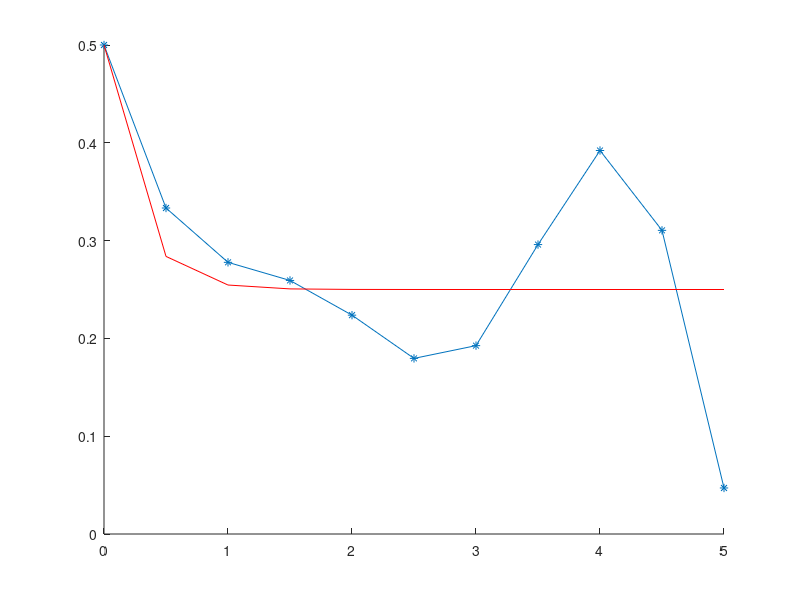

Recreate this plot in MATLAB. (Note: this script raises an error after producing the figure.)
clearvars
clc
a = 0; %starting point
b = 5; %end point
h = 0.5; %step size
N = (b-a)/h;
t = a:h:b;

y = zeros(size(t));
ytemp_all = zeros(size(t));
ytemp_all(1) = 1;
y(1) = 0.5; %initial condition

f=@(t,y) -4*y +1;

for i = 2:N+1
    if i < 5 %<= 4
        K1 = f(t(i-1),y(i-1));
        K2 = f(t(i-1)+ .5*h,y(i-1)+.5*h*K1);
        K3 = f(t(i-1)+ .5*h,y(i-1)+.5*h*K2);
        K4 = f(t(i-1)+h,y(i-1)+h*K3);
        y(i) = y(i-1) + h/6*(K1+2*K2+2*K3+K4);
        ytemp_all(i) = y(i);
    else
        ytemp = y(i-1)+h/24*(55*f(t(i-1),y(i-1))-59*f(t(i-2),y(i-2))+37*f(t(i-3),y(i-3))-9*f(t(i-4),y(i-4))); %predictor
        y(i) = y(i-1) +h/24*(9*f(t(i),ytemp)+19*f(t(i-1),y(i-1))-5*f(t(i-2),y(i-2))+f(t(i-3),y(i-3))); %corrector
        ytemp_all(i) = ytemp;
    end
end

yexact=@(x) (exp(-4*t)+1)/4;

figure;
hold on;
plot(t,y,'*-',t,yexact(t),'r')

steps = 0:N;
header={'n','t_n','y_n (predictor)','y_n (corrector)','exact'};
T=table(steps.',t.',ytemp_all.',y.',(yexact(t)).','VariableNames',header);
disp(T)